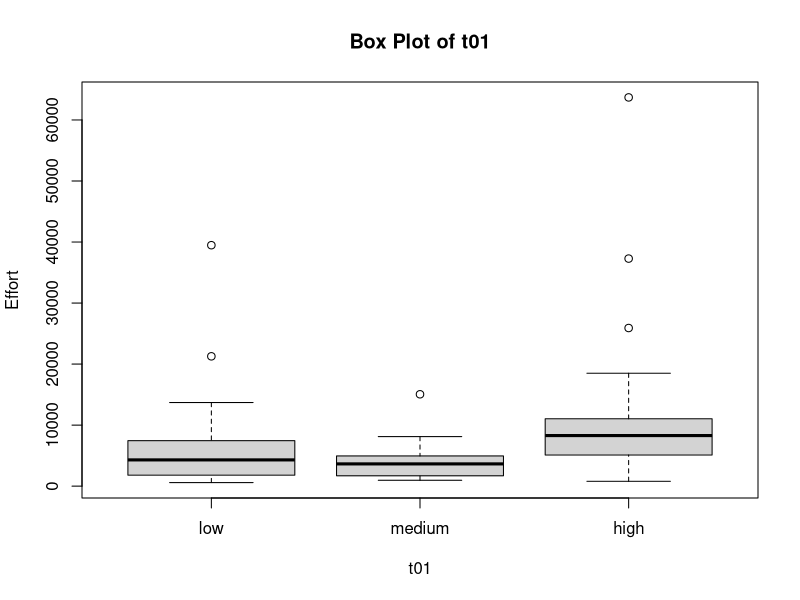
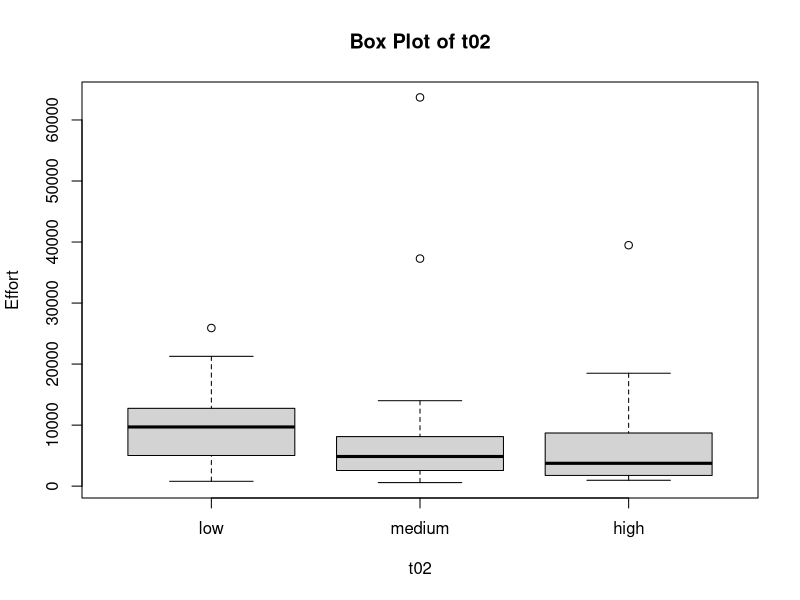
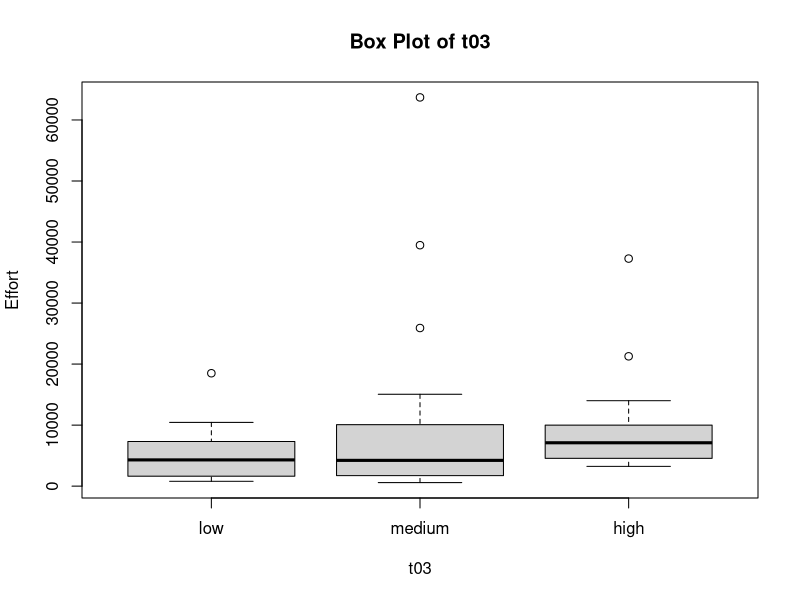
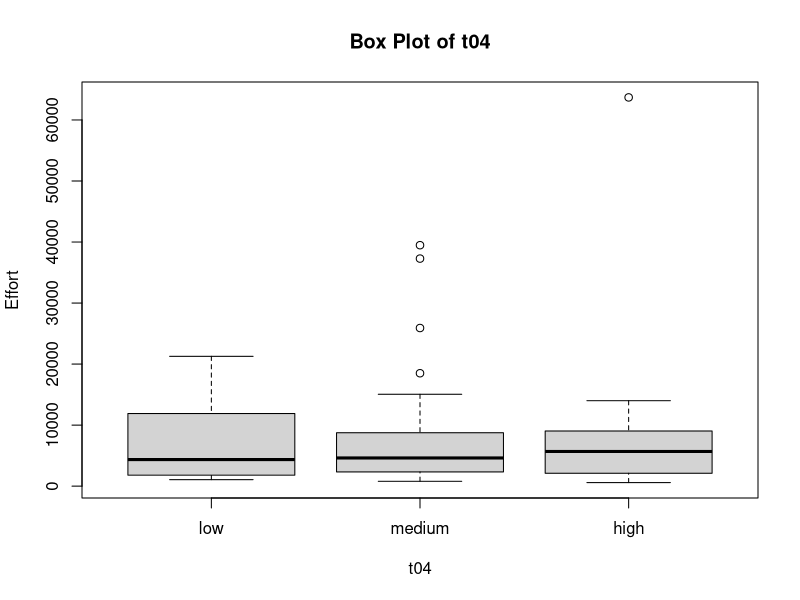
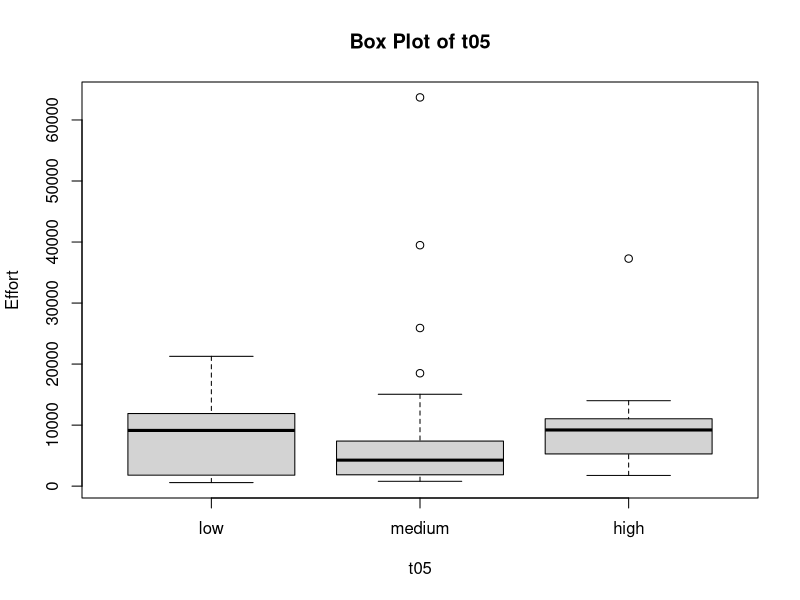
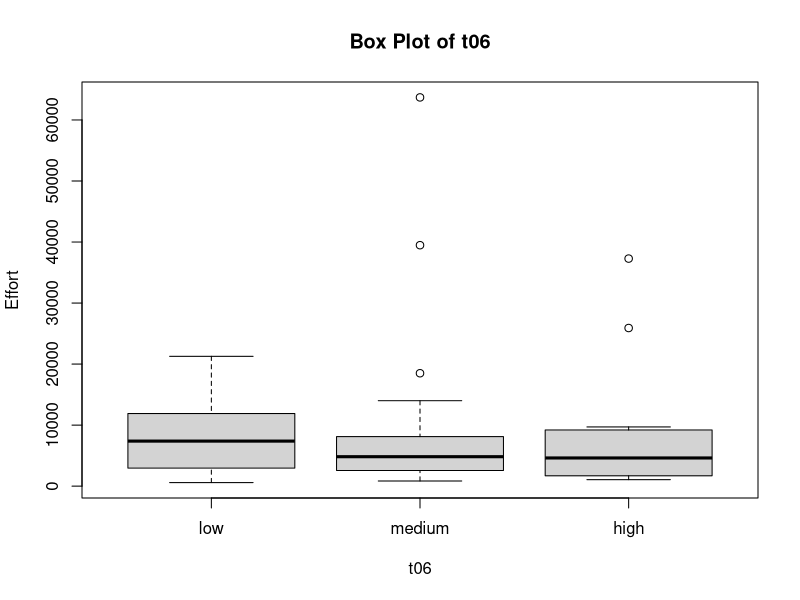
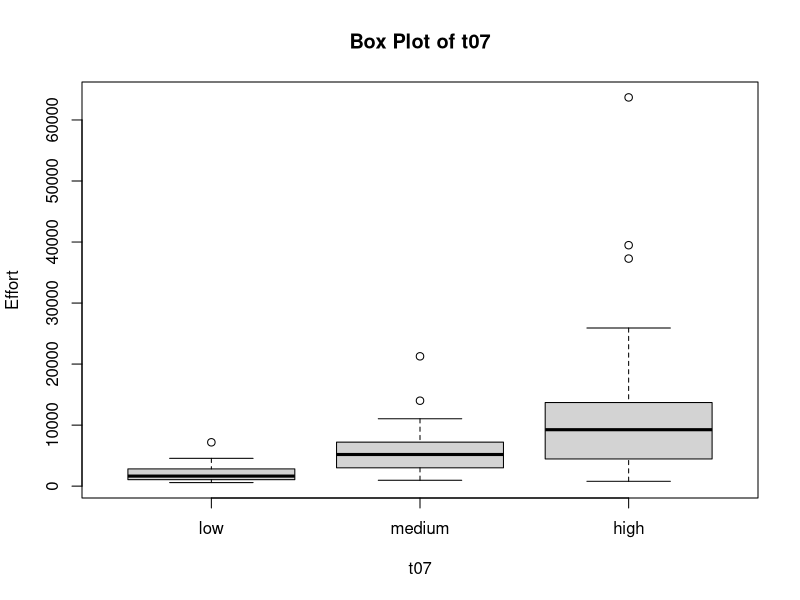
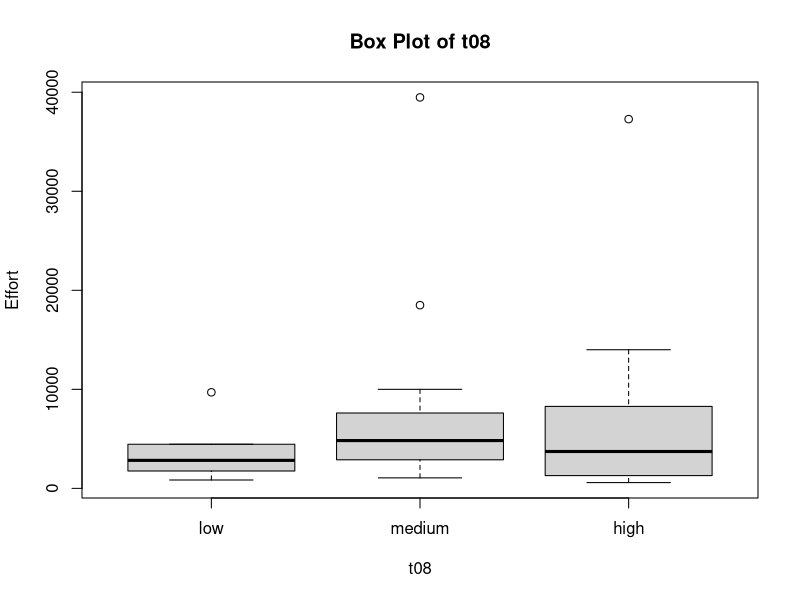

Reproduce these figures in R, in order.
# Read the dataset from CSV file
dataset <- read.csv("data/modified_software_cost_projects.csv", header = TRUE)

# Specify the levels for the factor variable
factor_levels <- c("low", "medium", "high")

# Iterate over the variables t01 to t15
for (i in 1:15) {
  column_name <- paste0("t", sprintf("%02d", i))  # Create the column name, e.g., t01, t02, ..., t15
  dataset[[column_name]] <- factor(dataset[[column_name]], levels = factor_levels)
}

# Iterate over the variables t01 to t15
for (i in 1:15) {
  column_name <- paste0("t", sprintf("%02d", i))  # Create the column name, e.g., t01, t02, ..., t15
  
  png(paste0("boxplot_", column_name, ".png"))
  
  boxplot(effort ~ get(column_name), data = dataset, 
          main = paste("Box Plot of", column_name), 
          ylab = "Effort", xlab = column_name)
  
  dev.off()
}

# Convert the "app" column to a factor variable with specified levels
factor_levels_app <- c("InfServ", "TransPro", "CustServ", "ProdCont", "MIS")
dataset$app <- factor(dataset$app, levels = factor_levels_app)

# Create a boxplot for the "app" column
png("boxplot_app.png")
boxplot(effort ~ app, data = dataset, 
        main = "Box Plot of app", 
        ylab = "Effort", xlab = "App")
dev.off()

# Convert the "har" column to a factor variable with specified levels
factor_levels_har <- c("PC", "Mainfrm", "Multi", "Mini", "Network")
dataset$har <- factor(dataset$har, levels = factor_levels_har)

# Create a boxplot for the "har" column
png("boxplot_har.png")
boxplot(effort ~ har, data = dataset, 
        main = "Box Plot of har", 
        ylab = "Effort", xlab = "Har")
dev.off()
